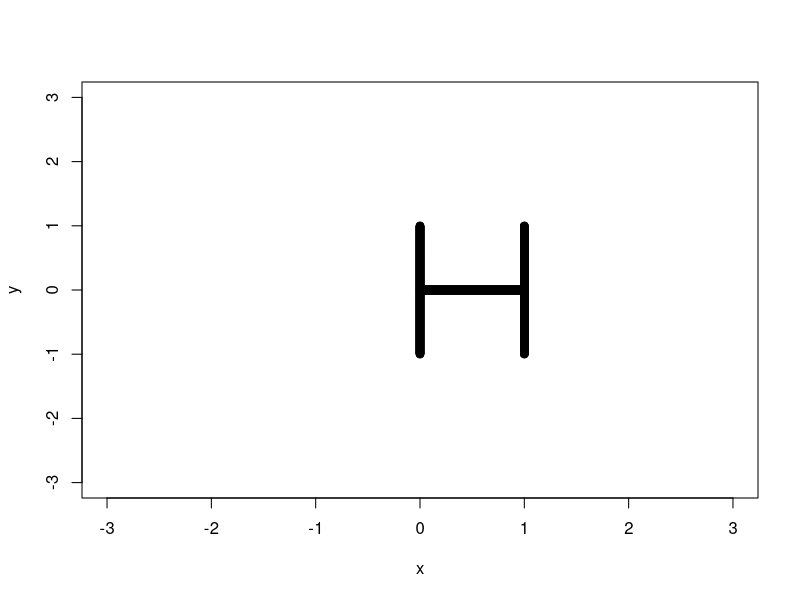
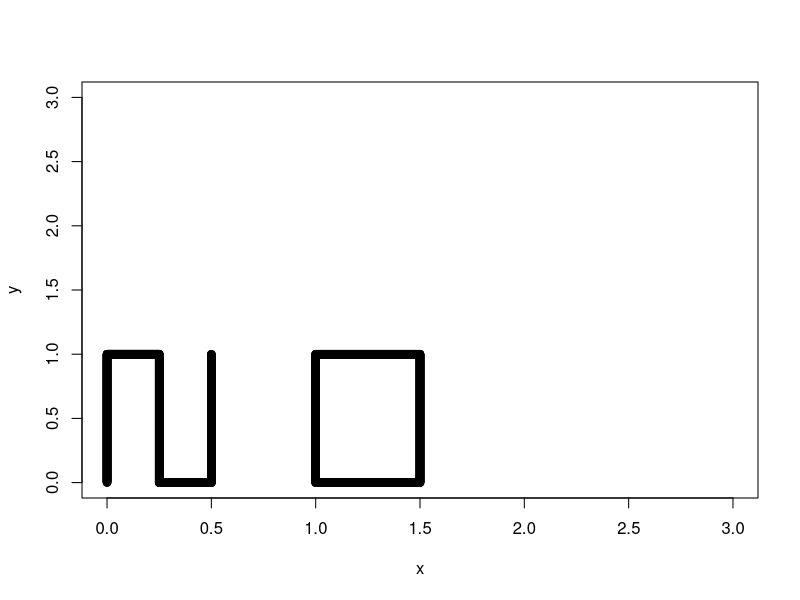
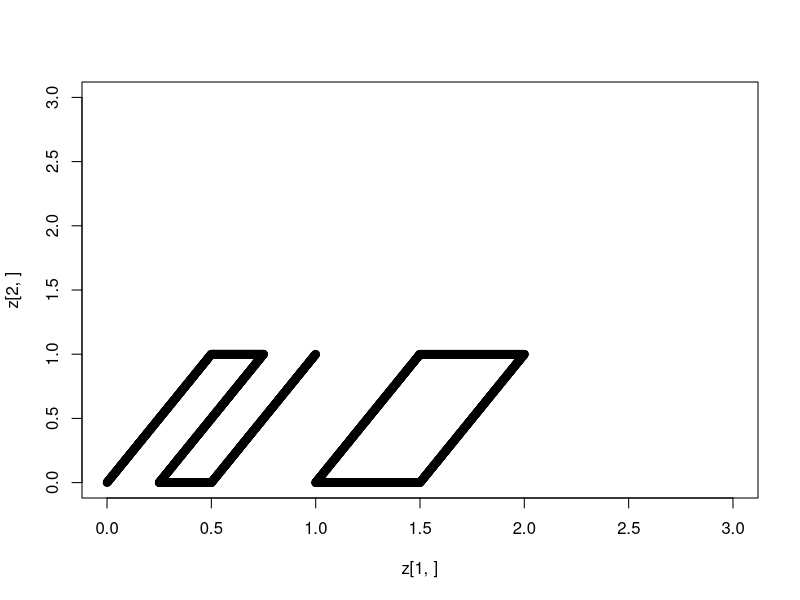

Write R code to recreate these figures, in order.
## ---- chunk 1
x=c(rep(0,500),seq(0,1,length.out=1000), rep(1,500))
y=c(seq(-1,1,length.out=500),rep(0,1000), seq(-1,1,length.out=500))
z=rbind(x,y)
plot(y~x, xlim=c(-3,3), ylim=c(-3,3))
## ---- chunk 2
x=c(rep(0,500),seq(0,.25,length.out=500),rep(.25,500),seq(.25,.5,length.out=500),rep(.5,500),rep(1,500),seq(1,1.5,length.out=500),rep(1.5,500),seq(1,1.5,length.out=500))
y=c(seq(0,1,length.out=500),rep(1,500),seq(0,1,length.out=500),rep(0,500),seq(0,1,length.out=500),seq(0,1,length.out=500),rep(1,500),seq(0,1,length.out=500),rep(0,500))
z=rbind(x,y)


plot(y~x, xlim=c(0,3), ylim=c(0,3))

## ---- chunk 3
z=rbind(x,y)
ident <- diag(2)
ident[1,2] <- .5
 z<- ident %*% z
plot(z[2,]~z[1,], xlim=c(0,3), ylim=c(0,3))
